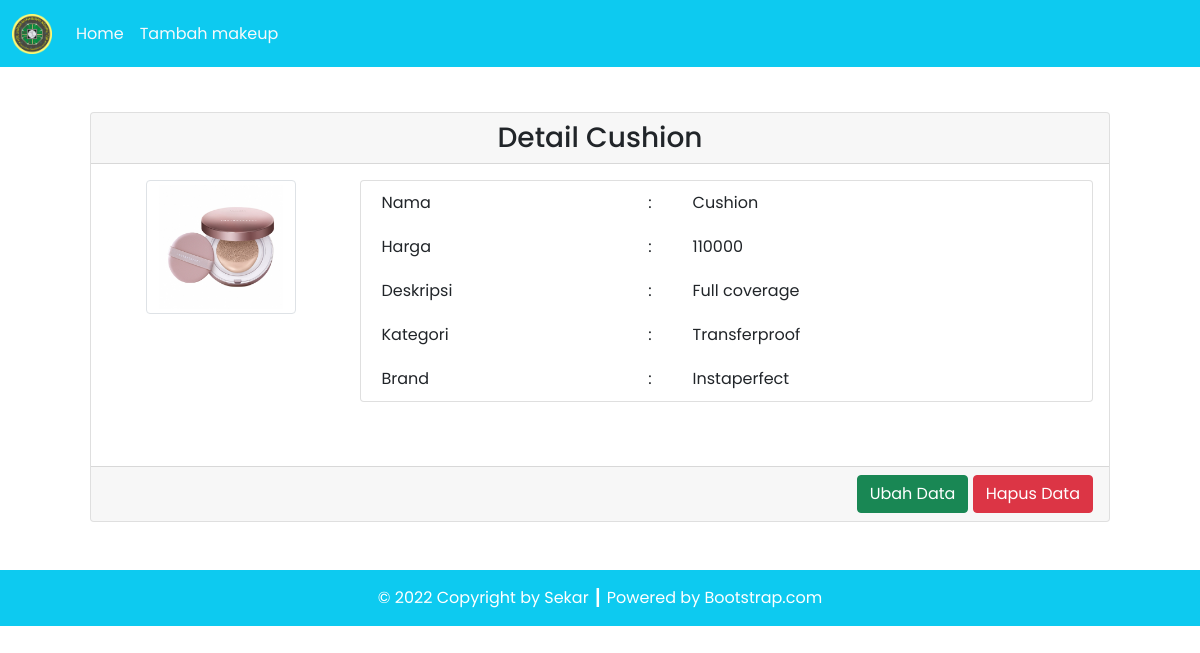
Page /source_code/detail.php?id=1 on the committed database.
### tables this page shows
CREATE TABLE `makeup` (
  `makeup_id` int(11) NOT NULL AUTO_INCREMENT,
  `makeup_foto` varchar(255) NOT NULL,
  `makeup_nama` varchar(100) NOT NULL,
  `makeup_harga` varchar(100) NOT NULL,
  `makeup_deskripsi` varchar(100) NOT NULL,
  `kategori_id` int(11) NOT NULL,
  `brand_id` int(11) NOT NULL,
  PRIMARY KEY (`makeup_id`),
  KEY `brand_C` (`brand_id`),
  KEY `kategori_C` (`kategori_id`),
  CONSTRAINT `brand_C` FOREIGN KEY (`brand_id`) REFERENCES `brand` (`brand_id`) ON DELETE CASCADE ON UPDATE CASCADE,
  CONSTRAINT `kategori_C` FOREIGN KEY (`kategori_id`) REFERENCES `kategori` (`kategori_id`) ON DELETE CASCADE ON UPDATE CASCADE
);

CREATE TABLE `kategori` (
  `kategori_id` int(11) NOT NULL AUTO_INCREMENT,
  `kategori_nama` varchar(100) NOT NULL,
  PRIMARY KEY (`kategori_id`)
);

CREATE TABLE `brand` (
  `brand_id` int(11) NOT NULL AUTO_INCREMENT,
  `brand_nama` varchar(50) NOT NULL,
  PRIMARY KEY (`brand_id`)
);

### source_code/config/db.php (called while the page is built)
<?php
$DB_HOST = "localhost";
$DB_USERNAME = "root";
$DB_PASSWORD = "";
$DB_NAME = "db_tp3dpbo";

### source_code/classes/DB.php (called while the page is built, shortened)
<?php
class DB
{
    private $hostname;
    private $username;
    private $password;
    private $dbname;
    private $conn;
    private $result;
    function __construct($hostname, $username, $password, $dbname)
    {
        $this->hostname = $hostname;
        $this->username = $username;
        $this->password = $password;
        $this->dbname = $dbname;
    }
    function open()
    {
        $this->conn = mysqli_connect($this->hostname, $this->username, $this->password, $this->dbname);
    }
    function execute($query)
    {
        $this->result = mysqli_query($this->conn, $query);
    }
    function getResult()
    {
        return mysqli_fetch_array($this->result);
    }
}

### source_code/classes/Makeup.php (called while the page is built, shortened)
<?php
class Makeup extends DB
{
    function getmakeupById($id)
    {
        $query = "SELECT * FROM makeup JOIN kategori ON makeup.kategori_id=kategori.kategori_id JOIN brand ON makeup.brand_id=brand.brand_id WHERE makeup_id=$id";
        return $this->execute($query);
    }
}

### source_code/detail.php (the view, shortened to what this page needs)
<?php
include('config/db.php');
include('classes/DB.php');
include('classes/Brand.php');
include('classes/Makeup.php');
$makeup = new Makeup($DB_HOST, $DB_USERNAME, $DB_PASSWORD, $DB_NAME);
$makeup->open();
$data = null;
if (isset($_GET['id'])) {
    $id = $_GET['id'];
    if ($id > 0) {
        $makeup->getmakeupById($id);
        while ($row = $makeup->getResult()) {
            $data .= '<div class="card-header text-center">
                <h3 class="my-0">Detail ' . $row['makeup_nama'] . '</h3>
                </div>
                <div class="card-body text-end">
                    <div class="row mb-5">
                        <div class="col-3">
                            <div class="row justify-content-center">
                                <img src="assets/images/' . $row['makeup_foto'] . '" class="img-thumbnail" alt="' . $row['makeup_foto'] . '" width="60">
                                </div>
                            </div>
                            <div class="col-9">
                                <div class="card px-3">
                                    <table border="0" class="text-start">
                                        <tr>
                                            <td>Nama</td>
                                            <td>:</td>
                                            <td>' . $row['makeup_nama'] . '</td>
                                        </tr>
                                        <tr>
                                            <td>Harga</td>
                                            <td>:</td>
                                            <td>' . $row['makeup_harga'] . '</td>
                                        </tr>
                                        <tr>
                                            <td>Deskripsi</td>
                                            <td>:</td>
                                            <td>' . $row['makeup_deskripsi'] . '</td>
                                        </tr>
                                        <tr>
                                            <td>Kategori</td>
                                            <td>:</td>
                                            <td>' . $row['kategori_nama'] . '</td>
                                        </tr>
                                        <tr>
                                            <td>Brand</td>
                                            <td>:</td>
                                            <td>' . $row['brand_nama'] . '</td>
                                        </tr>
                                    </table>
                                </div>
                            </div>
                        </div>
                    </div>
                    <div class="card-footer text-end">
                        <a href="edit.php?id=' . $row['makeup_id'] . '"><button type="button" class="btn btn-success text-white">Ubah Data</button></a>
                        <a href="detail.php?hapus=' . $row['makeup_id'] . '"><button type="button" class="btn btn-danger">Hapus Data</button></a>
                    </div>';
        };
    }
}

### rows in the picture
makeup: makeup_nama "Cushion", makeup_foto (picture), makeup_harga "110000", makeup_deskripsi "Full coverage", kategori.kategori_nama "Transferproof", brand.brand_nama "Instaperfect"

### other values in the picture
$this->content "Home Tambah makeup © 2022 Copyright by Sekar ┃ Powered by Bootstrap.com"
